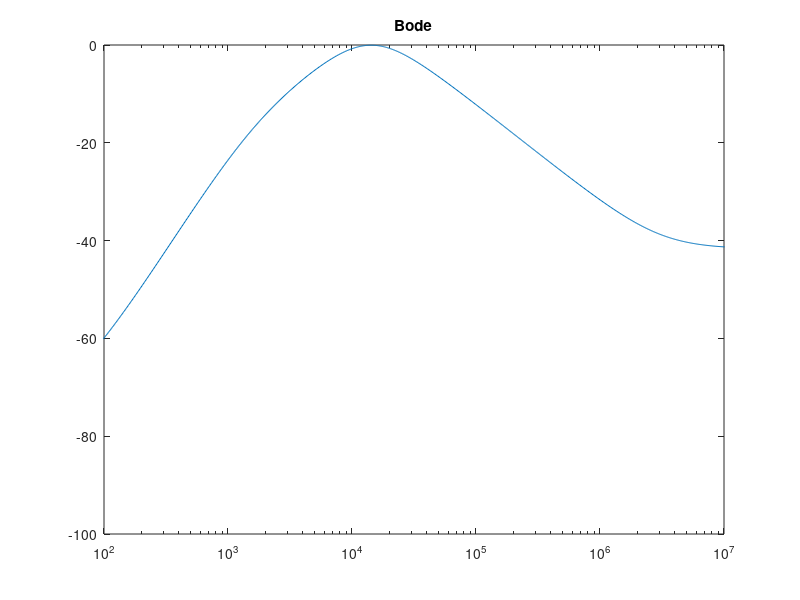

Write MATLAB code to recreate this figure.
clear;
clc;
s = tf('s');
Rg = 10;
Zg = 200e3;
Cg = 10e-9; 
% BWP=3e6*2*pi;
% K= 1/ (1+s*(1/BWP));
% ZINNUM = Rg*((1/(s*Cg)) +Zg);
% ZINDEN = Rg + (1/(s*Cg)) + Zg - K*Zg;
% 
% ZIN = ZINNUM/ZINDEN;

Vin = 1;
BWP = 3e6*2*pi;
K = 1 / (1 +(s/BWP)); 
Vmas=Vin * ( Zg /(Zg+ (1/(s*Cg))));
Vmenos= K*(Vmas) ;

Iin = (Vmas / Zg) + (Vin - Vmenos)/Rg;

ZIN = Vin/(Iin);

%bode(Zin,{1e2,1e6})
R1= 1200;
C2= 100e-9;
ZC2 = 1/ (s * C2);
H =  ZIN /( ZIN + ZC2 + R1);
[mag, phase,w ]= bode(H);
%[mag, phase,w ]= bode(ZIN);
mag= squeeze(mag);
phase= squeeze(phase);
w= squeeze(w);
f= w./(2*pi);
mag = 20*log10(mag);
figure(1);
semilogx(f,mag);
hold on;
title('Bode');
xlim([100 1e7]);
